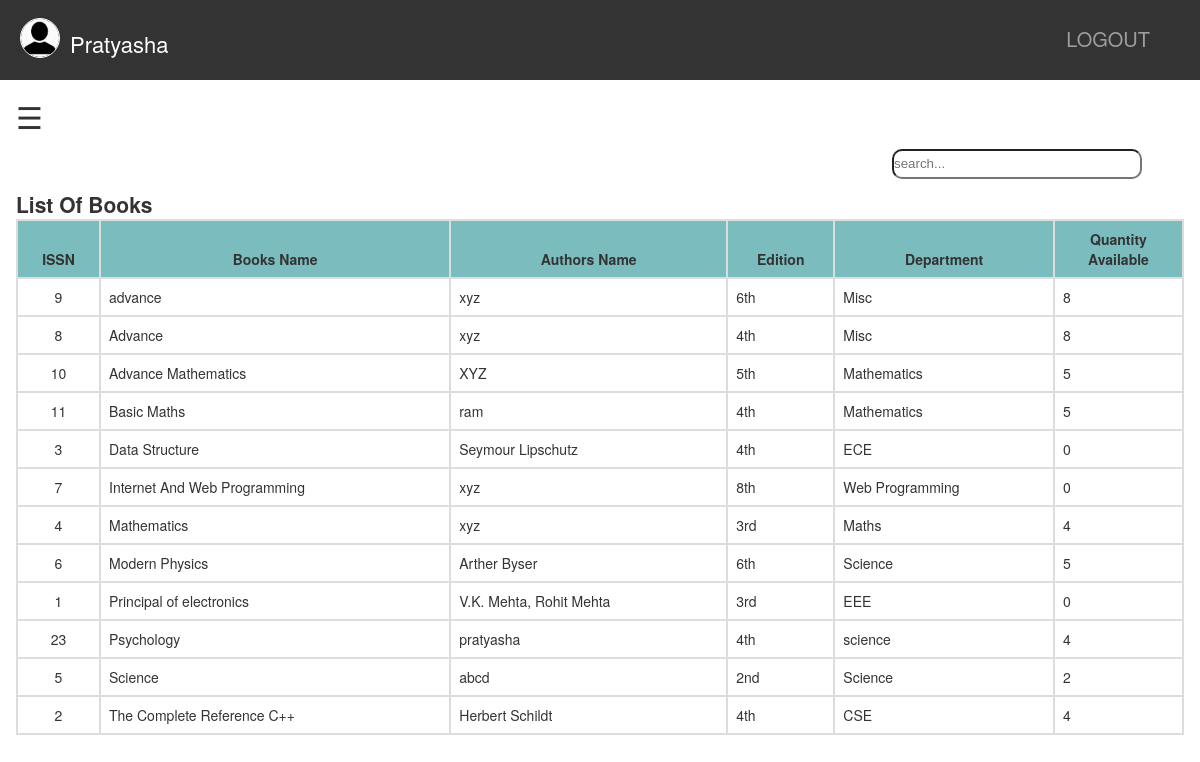
Screenshot of /students/books.php (signed in) with the database file from the repository.
### tables this page shows
CREATE TABLE `students` (
  `pp` varchar(200) NOT NULL DEFAULT 'uploaded/p.jpg',
  `id` varchar(20) NOT NULL,
  `name` varchar(50) NOT NULL,
  `email` varchar(50) NOT NULL,
  `phone` varchar(15) NOT NULL,
  `password` varchar(20) NOT NULL
);

CREATE TABLE `books` (
  `bid` varchar(100) NOT NULL,
  `name` varchar(100) NOT NULL,
  `authors` varchar(100) NOT NULL,
  `edition` varchar(100) NOT NULL,
  `quantity` int(100) NOT NULL,
  `department` varchar(100) NOT NULL,
  `checkout` int(3) NOT NULL DEFAULT 0
);

### students/books.php (the view, shortened to what this page needs)
<?php
	include "stunavi.php";
if(isset($_SESSION["login_user"])){
?>
<!DOCTYPE html>
<html>
<head>
</head>
<body>
	<div class="mainpage" id="mainpage">
		<span style="font-size:30px;cursor:pointer" onclick="openNav()" id="openNav">&#9776;</span>
		<div class="Books" id="Books">
			<form action="books.php" id="srchbar" method="post">
				<input type="text" name="books_srch" placeholder="search...">
			</form>
			<h2>List Of Books</h2>
			<table class="table-book table1">
				<tr style="background-color: #6db6b9e6;">
					<th class="headth">ISSN</th>
					<th class="headth">Books Name</th>
					<th class="headth">Authors Name</th>
					<th class="headth">Edition</th>
					<th class="headth">Department</th>
					<th class="headth">Quantity<br> Available</th>
				</tr>
			<?php
				if(isset($_POST["books_srch"])){
					$na = $_POST["books_srch"];
					if($na == ""){
						$sql = "select * from books order by name";
					}else{
						$sql  = "select * from books where bid like '%$na%' or name like '%$na%' or authors like '%$na%' or edition like '%$na%' or department like '%$na%'";
					}
				}else{
					$sql = "select * from books order by name";
				}
				function LoadBooks($conn,$sql){
					$res = $conn->query($sql);
					while($row = $res->fetch_assoc()){
						echo (
							"<tr><td class='center-td'>".$row["bid"]."</td>".
							"<td>".$row["name"]."</td>".
							"<td>".$row["authors"]."</td>".
							"<td>".$row["edition"]."</td>".
							"<td>".$row["department"]."</td>".
							"<td>".$row["quantity"]."</td></tr>"
						);
					}
				}
				LoadBooks($conn,$sql);
			?>
			</table>
		</div>
	</div>
</body>
</html>
<?php
}
?>

### students/stunavi.php (shortened to what this page needs)
<?php
	include "../connection.php";
?>
<!DOCTYPE html>
<html>
<head>
</head>
<body>
<?php
if(isset($_SESSION["login_user"])){
	$user = $_SESSION["login_user"];
	$sql = "select * from students where id = '$user'";
	$res = $conn->query($sql);
	while($row = $res->fetch_assoc()){
		$pic = $row["pp"];
?>
	<nav id='abc'>
		<div class="logo">
			<a onclick = "stud_info_show()"><img src="<?php echo $pic;?>"></a>
			<span><?php echo $row["name"]; ?></span>
		</div>
		<div class="logout">
			<a href="logout.php">LOGOUT</a>
		</div>
	</nav>
<?php	} ?>
<?php
}
?>
</body>
</html>

### students/stunavi.php (style rules this page uses)
* { margin: 0; padding: 0; box-sizing: border-box; }
nav { height: 10vh; color: white; display: flex; justify-content: space-between; align-items:center; background: #333; }
.logo { padding-left: 20px; }
.logo img { cursor: pointer; border: 1px solid white; border-radius: 30px; width: 40px; height:40px; }
.logo span { position: absolute; padding: 10px; font-size: 22px; }
.logout a { color: #9d9d9d; text-decoration: none; font-weight: 400; line-height: 1; margin-right: 50px; font-size: 20px; }
button,a { cursor: pointer; }

### students/books.php (style rules this page uses)
body { font-family: "Helvetica Neue",Helvetica,Arial,sans-serif; font-size: 14px; line-height: 1.42857143; color: #333; }
#mainpage { position: relative; transition: margin-left .5s; padding: 16px; }
#srchbar input { margin:10px; margin-left: 75%; width: 250px; height: 30px; border-radius: 10px; outline: none; background-color: rgba(0,0,0,0); }
.table-book { border: 2px solid #ddd; max-width: 100%; border-spacing: 0; border-collapse: collapse; }
.table1 { width: 100%; }
.table-book td,.table-book th { background-color: rgba(0,0,0,0); border-top: 1px solid #ddd; border: 2px solid #ddd; }
.table1 td,th { vertical-align: bottom; padding: 8px; }
.center-td { text-align : center; }

### rows the page displays
students: pp (picture), name "Pratyasha"
books: bid "9", name "advance", authors "xyz", edition "6th", department "Misc", quantity "8"
books: bid "8", name "Advance", authors "xyz", edition "4th", department "Misc", quantity "8"
books: bid "10", name "Advance Mathematics", authors "XYZ", edition "5th", department "Mathematics", quantity "5"
books: bid "11", name "Basic Maths", authors "ram", edition "4th", department "Mathematics", quantity "5"
books: bid "3", name "Data Structure", authors "Seymour Lipschutz", edition "4th", department "ECE", quantity "0"
books: bid "7", name "Internet And Web Programming", authors "xyz", edition "8th", department "Web Programming", quantity "0"
books: bid "4", name "Mathematics", authors "xyz", edition "3rd", department "Maths", quantity "4"
books: bid "6", name "Modern Physics", authors "Arther Byser", edition "6th", department "Science", quantity "5"
books: bid "1", name "Principal of electronics", authors "V.K. Mehta, Rohit Mehta", edition "3rd", department "EEE", quantity "0"
books: bid "23", name "Psychology", authors "pratyasha", edition "4th", department "science", quantity "4"
books: bid "5", name "Science", authors "abcd", edition "2nd", department "Science", quantity "2"
books: bid "2", name "The Complete Reference C++", authors "Herbert Schildt", edition "4th", department "CSE", quantity "4"
